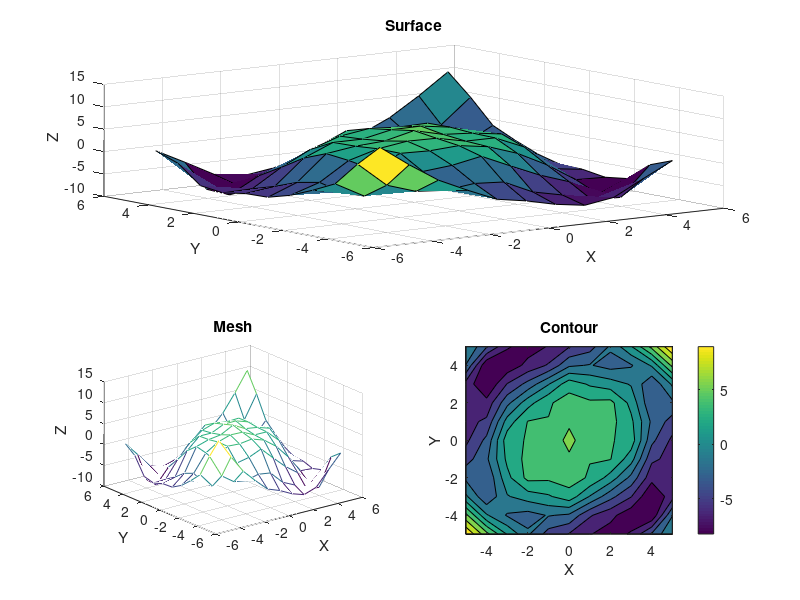

Source code (MATLAB):
% LINES THAT ALWAYS HAVE TO BE: 
% clear variables, 
% close opened windows 
% and clean the comand windows
%-------------------------------------------------------------------------%
clear variables;
close all;
clc;
%-------------------------------------------------------------------------%

% EXERCISE 5: 3D GRAPHICAL REPRESENTATION

% AREA:
% -5 <= x, y <= 5
x = -5 : 1 : 5;
y = -5 : 1 : 5;

[X, Y] = meshgrid(x, y);

% FUNCTION:
% z = y * sin(pi * x/10) + 5 * cos((x^2 + y^2)/8) + cos(x + y) cos (3x - y)
Z =   Y .* sin(pi .* X ./ 10)      ...
    + 5 .* cos((X.^2 + Y.^2) ./ 8) ...
    +      cos(X + Y) .* cos(3 .* X - Y);

% 1. Drawing in the same graphic:
    % Surface graph at middle top
subplot(2, 2, [1, 2]);
surf(X, Y, Z)

% 2. Add:
% --- Title
title('Surface')
% --- Axis
xlabel('X')
ylabel('Y')
zlabel('Z')

% 1. Drawing in the same graphic:
    % Mesh graph at left button
subplot(2, 2, 3);
mesh(X, Y, Z)
% 2. Add:
% --- Title
title('Mesh')
% --- Axis
xlabel('X')
ylabel('Y')
zlabel('Z')

% 1. Drawing in the same graphic:
    % Contour graph at rigth button
subplot(2, 2, 4);
contourf(X, Y, Z)
% 2. Add:
% --- Title
title('Contour')
% --- Axis
xlabel('X')
ylabel('Y')
zlabel('Z')
% --- Colorbar
colorbar
